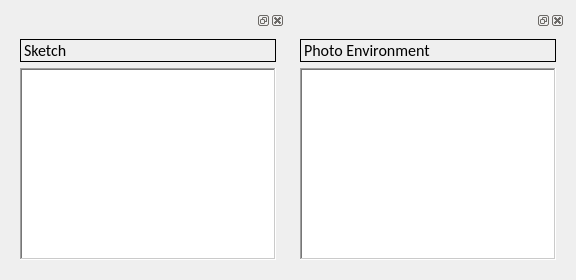
   <widget class="QWidget" name="tab_2">
    <attribute name="title">
     <string>Media</string>
    </attribute>
    <layout class="QGridLayout" name="gridLayout_8">
     <item row="0" column="0">
      <widget class="QgsDockWidget" name="mDockWidget">
       <property name="acceptDrops">
        <bool>true</bool>
       </property>
       <property name="floating">
        <bool>false</bool>
       </property>
       <property name="features">
        <set>QDockWidget::AllDockWidgetFeatures</set>
       </property>
       <property name="allowedAreas">
        <set>Qt::AllDockWidgetAreas</set>
       </property>
       <widget class="QWidget" name="dockWidgetContents">
        <layout class="QGridLayout" name="gridLayout_6">
         <item row="0" column="0">
          <widget class="QLabel" name="label_23">
           <property name="font">
            <font>
             <family>Calibri</family>
             <pointsize>12</pointsize>
            </font>
           </property>
           <property name="frameShape">
            <enum>QFrame::Panel</enum>
           </property>
           <property name="text">
            <string>Sketch</string>
           </property>
          </widget>
         </item>
         <item row="1" column="0">
          <widget class="QListWidget" name="iconListWidget">
           <property name="font">
            <font>
             <family>Calibri</family>
             <pointsize>12</pointsize>
            </font>
           </property>
           <property name="frameShape">
            <enum>QFrame::WinPanel</enum>
           </property>
           <property name="frameShadow">
            <enum>QFrame::Sunken</enum>
           </property>
           <property name="editTriggers">
            <set>QAbstractItemView::AllEditTriggers</set>
           </property>
           <property name="tabKeyNavigation">
            <bool>true</bool>
           </property>
           <property name="showDropIndicator" stdset="0">
            <bool>true</bool>
           </property>
           <property name="dragEnabled">
            <bool>true</bool>
           </property>
           <property name="dragDropOverwriteMode">
            <bool>true</bool>
           </property>
           <property name="dragDropMode">
            <enum>QAbstractItemView::DragDrop</enum>
           </property>
           <property name="defaultDropAction">
            <enum>Qt::LinkAction</enum>
           </property>
           <property name="alternatingRowColors">
            <bool>true</bool>
           </property>
           <property name="movement">
            <enum>QListView::Snap</enum>
           </property>
           <property name="isWrapping" stdset="0">
            <bool>true</bool>
           </property>
           <property name="resizeMode">
            <enum>QListView::Adjust</enum>
           </property>
           <property name="viewMode">
            <enum>QListView::IconMode</enum>
           </property>
           <property name="uniformItemSizes">
            <bool>true</bool>
           </property>
           <property name="wordWrap">
            <bool>true</bool>
           </property>
           <property name="selectionRectVisible">
            <bool>true</bool>
           </property>
           <property name="sortingEnabled">
            <bool>true</bool>
           </property>
          </widget>
         </item>
        </layout>
       </widget>
      </widget>
     </item>
     <item row="0" column="1">
      <widget class="QgsDockWidget" name="mDockWidget_2">
       <widget class="QWidget" name="dockWidgetContents_2">
        <layout class="QGridLayout" name="gridLayout_7">
         <item row="0" column="0">
          <widget class="QLabel" name="label_24">
           <property name="font">
            <font>
             <family>Calibri</family>
             <pointsize>12</pointsize>
            </font>
           </property>
           <property name="frameShape">
            <enum>QFrame::Panel</enum>
           </property>
           <property name="text">
            <string>Photo Environment</string>
           </property>
          </widget>
         </item>
         <item row="1" column="0">
          <widget class="QListWidget" name="iconListWidget_2">
           <property name="font">
            <font>
             <family>Calibri</family>
             <pointsize>12</pointsize>
            </font>
           </property>
           <property name="frameShape">
            <enum>QFrame::WinPanel</enum>
           </property>
           <property name="showDropIndicator" stdset="0">
            <bool>true</bool>
           </property>
           <property name="dragEnabled">
            <bool>true</bool>
           </property>
           <property name="dragDropOverwriteMode">
            <bool>true</bool>
           </property>
           <property name="dragDropMode">
            <enum>QAbstractItemView::DragDrop</enum>
           </property>
           <property name="defaultDropAction">
            <enum>Qt::IgnoreAction</enum>
           </property>
           <property name="movement">
            <enum>QListView::Snap</enum>
           </property>
           <property name="isWrapping" stdset="0">
            <bool>true</bool>
           </property>
           <property name="resizeMode">
            <enum>QListView::Adjust</enum>
           </property>
           <property name="viewMode">
            <enum>QListView::IconMode</enum>
           </property>
           <property name="uniformItemSizes">
            <bool>true</bool>
           </property>
           <property name="wordWrap">
            <bool>true</bool>
           </property>
           <property name="selectionRectVisible">
            <bool>true</bool>
           </property>
           <property name="sortingEnabled">
            <bool>true</bool>
           </property>
          </widget>
         </item>
        </layout>
       </widget>
      </widget>
     </item>
    </layout>
   </widget>
